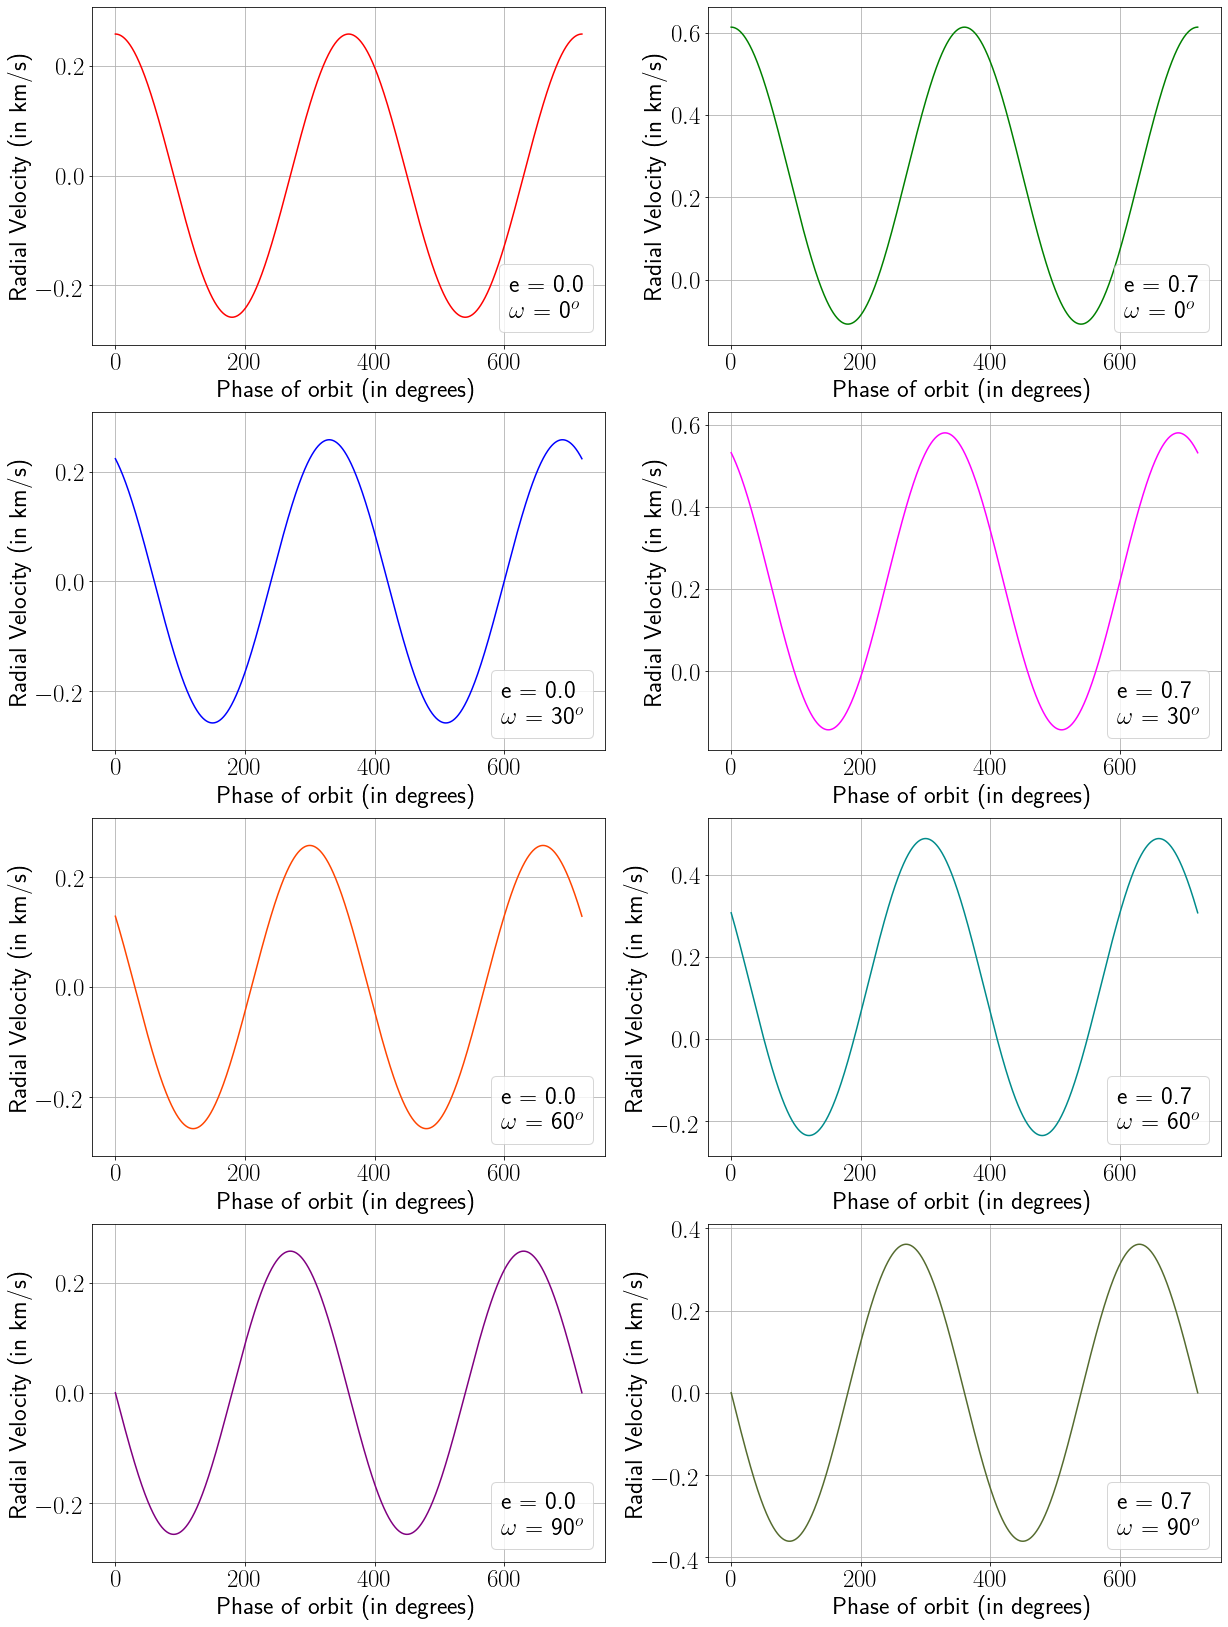

Recreate this plot in Python.
##################################
###--- Importing Libraries ---####
##################################

import numpy as np
import matplotlib
import matplotlib.pyplot as plt
from astropy import units as u
from matplotlib.pyplot import cm

##################################
###--- Function Defintion ---####
##################################

def rv(theta, e=0, w=0, i=60, a=0.05, P=5):  # angles -> degrees
    theta = np.radians(theta)
    w = np.radians(w)
    i = np.radians([i])
    k = ((2*np.pi*np.sin(i)*a.to(u.km))/(P.to(u.s)*np.sqrt(1-e**2))).value
    return k*( e*np.cos(w) + np.cos(w+theta) ).squeeze()

##################################
#####--- Input Variables ---######
##################################

a = 0.05 * u.au
P = 5 * u.yr
i = 60
w = np.array([0,30,60,90])
e= np.array([0,0.7])
theta = np.arange(0,720,0.01)

n_row, n_col = len(w),len(e)

matplotlib.rc('text', usetex=True) #use latex for text

# add amsmath to the preamble
matplotlib.rcParams['text.latex.preamble']=[r"\usepackage{amsmath}"]

##################################
#########--- Grid Plot---#########
##################################

plt.figure(figsize=(8 * n_col, 6 * n_row))
plt.subplots_adjust(bottom=0, left=.01, right=.99, top=.90, hspace=.20)

colors_list = ["red","green","blue","magenta","orangered","darkcyan","purple","darkolivegreen"]
color=iter(colors_list)
ctr = 1
for k in range(len(w)):
    for j in range(len(e)):
        c = next(color)
        vr = rv(theta=theta,e=e[j],w=w[k],i=i,a=a,P=P)
        t='e = ' +str(e[j])+'\n $\omega$ = {}$^o$'.format(w[k])
        plt.subplot(n_row, n_col, ctr)
        plt.xlabel("Phase of orbit (in degrees)",fontsize = 25)
        plt.ylabel("Radial Velocity (in km/s)",fontsize = 25)
        plt.rcParams['xtick.labelsize']=25
        plt.rcParams['ytick.labelsize']=25
        plt.ylim(np.amin(vr)-0.05, np.amax(vr)+0.05)
        plt.plot(theta, vr, c=c,label=t)
        plt.grid()
        leg = plt.legend(handlelength=0, handletextpad=0, fancybox=True, fontsize=25,loc="lower right")
        for item in leg.legendHandles:
            item.set_visible(False)
        ctr += 1

plt.savefig("rvc.png", bbox_inches='tight')
plt.close()

###################################
#####--- Plots with fixed ---######
##--- angle of periastron and ---##
###--- variable eccentricity ---###
###################################

plt.figure(figsize=(8 * 1, 6 * n_row))
plt.subplots_adjust(bottom=0, left=.01, right=.99, top=.90, hspace=.20)

colors_list = ["red","green","blue","magenta","orangered","darkcyan","purple","darkolivegreen"]
color=iter(colors_list)
ctr = 1
for k in range(len(w)):
    plt.subplot(n_row, 1, ctr)
    min_lim = np.inf
    max_lim = -np.inf
    for j in range(len(e)):
        c = next(color)
        vr = rv(theta=theta,e=e[j],w=w[k],i=i,a=a,P=P)
        t='e = ' +str(e[j])
        plt.plot(theta, vr, c=c,label=t)
        plt.legend(fontsize=25)
        if(np.amin(vr)-0.05 < min_lim):
            min_lim = np.amin(vr)-0.05
        if(np.amax(vr)+0.05 > max_lim):
            max_lim = np.amax(vr)+0.05
        plt.legend(fontsize = 25)
    plt.text(450,max_lim-0.1,r"$\omega = {}$".format(w[k]),fontsize=25, bbox=dict(facecolor='none', edgecolor='black'))
    plt.xlabel("Phase of orbit (in degrees)",fontsize = 25)
    plt.ylabel("Radial Velocity (in km/s)",fontsize = 25)
    plt.grid()     
    plt.rcParams['xtick.labelsize']=25
    plt.rcParams['ytick.labelsize']=25
    plt.ylim(min_lim,max_lim)
    ctr += 1

plt.savefig("rvc_e.png", bbox_inches='tight')
plt.close()

###################################
#####--- Plots with fixed ---######
#--- eccentricity and variable ---#
####--- angle of periastron ---####
###################################

plt.figure(figsize=(8 * n_col, 6 * 1))
plt.subplots_adjust(bottom=0, left=.01, right=.99, top=.90, hspace=.20)

colors_list = ["red","green","blue","magenta","orangered","darkcyan","purple","darkolivegreen"]
color=iter(colors_list)
ctr = 1
for j in range(len(e)):
    plt.subplot(1, n_col, ctr)
    min_lim = np.inf
    max_lim = -np.inf
    for k in range(len(w)):
        c = next(color)
        vr = rv(theta=theta,e=e[j],w=w[k],i=i,a=a,P=P)
        t='$\omega$ = {}$^o$'.format(w[k])
        plt.plot(theta, vr, c=c,label=t)
        plt.grid()
        plt.legend(fontsize=25)
        if(np.amin(vr)-0.05 < min_lim):
            min_lim = np.amin(vr)-0.05
        if(np.amax(vr)+0.05 > max_lim):
            max_lim = np.amax(vr)+0.05
        plt.legend(fontsize=20)
    plt.text(450,max_lim-0.1,r"e = {}".format(e[j]),fontsize=25, bbox=dict(facecolor='none', edgecolor='black'))
    plt.xlabel("Phase of orbit (in degrees)",fontsize = 25)
    plt.ylabel("Radial Velocity (in km/s)",fontsize = 25)
    plt.rcParams['xtick.labelsize']=25
    plt.rcParams['ytick.labelsize']=25
    plt.ylim(min_lim,max_lim)
    plt.grid()
    ctr += 1

plt.savefig("rvc_w.png", bbox_inches='tight')
plt.close()

###################################
####--- Plotting variation ---#####
####--- of degree of offset ---####
#####--- with eccentricity ---#####
###################################

e = np.arange(0,1,0.01)
plt.plot(e,e/np.sqrt(1-e**2))
plt.xlabel("Eccentricity (e)",fontsize = 15)
plt.ylabel(r"$f(e) = \frac{e}{\sqrt{1-e^2}}$",fontsize = 15)
plt.title("Variation of offset in RV curve with eccentricity", fontsize=25)
plt.grid()
plt.savefig("offset.png", bbox_inches='tight')
plt.close()

##################################
#######--- End of Code ---########
##################################
